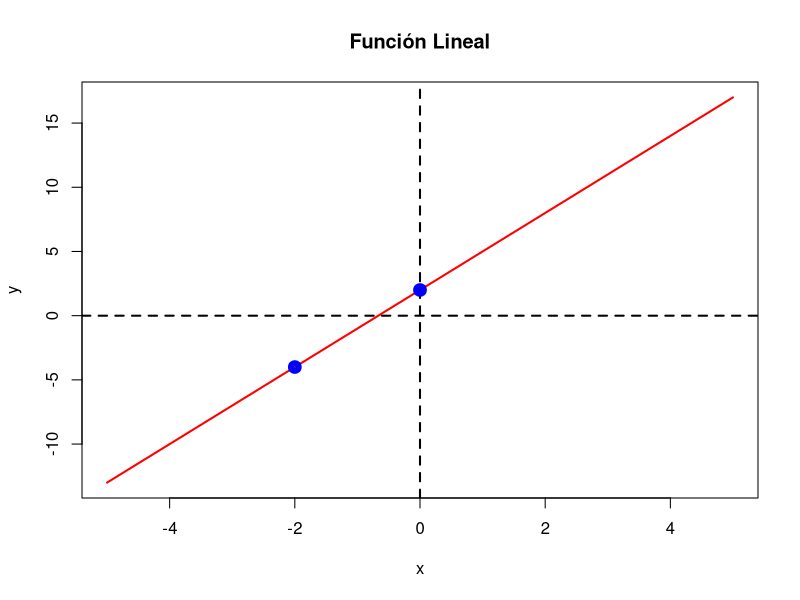

Source code (R):
## ---- chunk 1
y <- function(x){3*x+2}
plot(y,from=-5,to=5, lwd=2,col="red", main="Función Lineal")
abline(h = 0, v = 0,
       col = c("black", "black"),
       lwd = 2,
       lty = 2:2)
points(x=-2,y=-4, lwd=6, col="blue")
points(x=0,y=2, lwd=6, col="blue")
## ---- chunk 2
x<-c()
for (n in 0:10) {
  cat(((1/sqrt(5))*((1+sqrt(5))/2)**n)-((1/sqrt(5))*((1-sqrt(5))/2)**n), " ")
}
